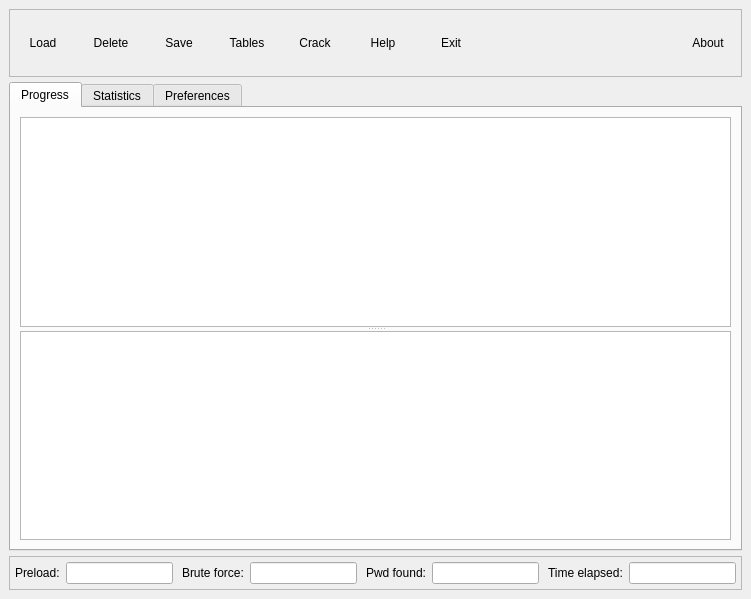
<ui version="4.0" >
 <class>OphcrackGUI</class>
 <widget class="QMainWindow" name="OphcrackGUI" >
  <property name="geometry" >
   <rect>
    <x>0</x>
    <y>0</y>
    <width>751</width>
    <height>599</height>
   </rect>
  </property>
  <property name="windowTitle" >
   <string>ophcrack</string>
  </property>
  <property name="windowIcon" >
   <iconset resource="gui.qrc" >
    <normaloff>:/icons/pixmaps/os_icon.png</normaloff>:/icons/pixmaps/os_icon.png</iconset>
  </property>
  <widget class="QWidget" name="centralwidget" >
   <layout class="QVBoxLayout" >
    <item>
     <layout class="QVBoxLayout" >
      <property name="spacing" >
       <number>5</number>
      </property>
      <item>
       <widget class="QFrame" name="frame" >
        <property name="frameShape" >
         <enum>QFrame::StyledPanel</enum>
        </property>
        <property name="frameShadow" >
         <enum>QFrame::Raised</enum>
        </property>
        <layout class="QHBoxLayout" >
         <property name="margin" >
          <number>2</number>
         </property>
         <item>
          <layout class="QHBoxLayout" >
           <item>
            <widget class="QToolButton" name="loadButton" >
             <property name="sizePolicy" >
              <sizepolicy vsizetype="Fixed" hsizetype="Fixed" >
               <horstretch>0</horstretch>
               <verstretch>0</verstretch>
              </sizepolicy>
             </property>
             <property name="minimumSize" >
              <size>
               <width>62</width>
               <height>62</height>
              </size>
             </property>
             <property name="maximumSize" >
              <size>
               <width>62</width>
               <height>62</height>
              </size>
             </property>
             <property name="text" >
              <string>Load</string>
             </property>
             <property name="icon" >
              <iconset resource="gui.qrc" >
               <normaloff>:/icons/pixmaps/load.png</normaloff>:/icons/pixmaps/load.png</iconset>
             </property>
             <property name="iconSize" >
              <size>
               <width>30</width>
               <height>30</height>
              </size>
             </property>
             <property name="popupMode" >
              <enum>QToolButton::InstantPopup</enum>
             </property>
             <property name="toolButtonStyle" >
              <enum>Qt::ToolButtonTextUnderIcon</enum>
             </property>
             <property name="autoRaise" >
              <bool>true</bool>
             </property>
            </widget>
           </item>
           <item>
            <widget class="QToolButton" name="deleteButton" >
             <property name="sizePolicy" >
              <sizepolicy vsizetype="Fixed" hsizetype="Fixed" >
               <horstretch>0</horstretch>
               <verstretch>0</verstretch>
              </sizepolicy>
             </property>
             <property name="minimumSize" >
              <size>
               <width>62</width>
               <height>62</height>
              </size>
             </property>
             <property name="maximumSize" >
              <size>
               <width>62</width>
               <height>62</height>
              </size>
             </property>
             <property name="text" >
              <string>Delete</string>
             </property>
             <property name="icon" >
              <iconset resource="gui.qrc" >
               <normaloff>:/icons/pixmaps/delete.png</normaloff>:/icons/pixmaps/delete.png</iconset>
             </property>
             <property name="iconSize" >
              <size>
               <width>30</width>
               <height>30</height>
              </size>
             </property>
             <property name="popupMode" >
              <enum>QToolButton::InstantPopup</enum>
             </property>
             <property name="toolButtonStyle" >
              <enum>Qt::ToolButtonTextUnderIcon</enum>
             </property>
             <property name="autoRaise" >
              <bool>true</bool>
             </property>
            </widget>
           </item>
           <item>
            <widget class="QToolButton" name="saveButton" >
             <property name="minimumSize" >
              <size>
               <width>62</width>
               <height>62</height>
              </size>
             </property>
             <property name="maximumSize" >
              <size>
               <width>62</width>
               <height>62</height>
              </size>
             </property>
             <property name="text" >
              <string>Save</string>
             </property>
             <property name="icon" >
              <iconset resource="gui.qrc" >
               <normaloff>:/icons/pixmaps/save.png</normaloff>:/icons/pixmaps/save.png</iconset>
             </property>
             <property name="iconSize" >
              <size>
               <width>30</width>
               <height>30</height>
              </size>
             </property>
             <property name="popupMode" >
              <enum>QToolButton::InstantPopup</enum>
             </property>
             <property name="toolButtonStyle" >
              <enum>Qt::ToolButtonTextUnderIcon</enum>
             </property>
             <property name="autoRaise" >
              <bool>true</bool>
             </property>
            </widget>
           </item>
           <item>
            <widget class="QToolButton" name="tableButton" >
             <property name="sizePolicy" >
              <sizepolicy vsizetype="Fixed" hsizetype="Fixed" >
               <horstretch>0</horstretch>
               <verstretch>0</verstretch>
              </sizepolicy>
             </property>
             <property name="minimumSize" >
              <size>
               <width>62</width>
               <height>62</height>
              </size>
             </property>
             <property name="maximumSize" >
              <size>
               <width>62</width>
               <height>62</height>
              </size>
             </property>
             <property name="text" >
              <string>Tables</string>
             </property>
             <property name="icon" >
              <iconset resource="gui.qrc" >
               <normaloff>:/icons/pixmaps/tables.png</normaloff>:/icons/pixmaps/tables.png</iconset>
             </property>
             <property name="iconSize" >
              <size>
               <width>30</width>
               <height>30</height>
              </size>
             </property>
             <property name="toolButtonStyle" >
              <enum>Qt::ToolButtonTextUnderIcon</enum>
             </property>
             <property name="autoRaise" >
              <bool>true</bool>
             </property>
            </widget>
           </item>
           <item>
            <widget class="QToolButton" name="crackButton" >
             <property name="sizePolicy" >
              <sizepolicy vsizetype="Fixed" hsizetype="Fixed" >
               <horstretch>0</horstretch>
               <verstretch>0</verstretch>
              </sizepolicy>
             </property>
             <property name="minimumSize" >
              <size>
               <width>62</width>
               <height>62</height>
              </size>
             </property>
             <property name="maximumSize" >
              <size>
               <width>62</width>
               <height>62</height>
              </size>
             </property>
             <property name="text" >
              <string>Crack</string>
             </property>
             <property name="icon" >
              <iconset resource="gui.qrc" >
               <normaloff>:/icons/pixmaps/crack.png</normaloff>:/icons/pixmaps/crack.png</iconset>
             </property>
             <property name="iconSize" >
              <size>
               <width>30</width>
               <height>30</height>
              </size>
             </property>
             <property name="toolButtonStyle" >
              <enum>Qt::ToolButtonTextUnderIcon</enum>
             </property>
             <property name="autoRaise" >
              <bool>true</bool>
             </property>
            </widget>
           </item>
           <item>
            <widget class="QToolButton" name="helpButton" >
             <property name="sizePolicy" >
              <sizepolicy vsizetype="Fixed" hsizetype="Fixed" >
               <horstretch>0</horstretch>
               <verstretch>0</verstretch>
              </sizepolicy>
             </property>
             <property name="minimumSize" >
              <size>
               <width>62</width>
               <height>62</height>
              </size>
             </property>
             <property name="maximumSize" >
              <size>
               <width>62</width>
               <height>62</height>
              </size>
             </property>
             <property name="text" >
              <string>Help</string>
             </property>
             <property name="icon" >
              <iconset resource="gui.qrc" >
               <normaloff>:/icons/pixmaps/help.png</normaloff>:/icons/pixmaps/help.png</iconset>
             </property>
             <property name="iconSize" >
              <size>
               <width>30</width>
               <height>30</height>
              </size>
             </property>
             <property name="toolButtonStyle" >
              <enum>Qt::ToolButtonTextUnderIcon</enum>
             </property>
             <property name="autoRaise" >
              <bool>true</bool>
             </property>
            </widget>
           </item>
           <item>
            <widget class="QToolButton" name="exitButton" >
             <property name="minimumSize" >
              <size>
               <width>62</width>
               <height>62</height>
              </size>
             </property>
             <property name="maximumSize" >
              <size>
               <width>62</width>
               <height>62</height>
              </size>
             </property>
             <property name="text" >
              <string>Exit</string>
             </property>
             <property name="icon" >
              <iconset resource="gui.qrc" >
               <normaloff>:/icons/pixmaps/exit.png</normaloff>:/icons/pixmaps/exit.png</iconset>
             </property>
             <property name="iconSize" >
              <size>
               <width>30</width>
               <height>30</height>
              </size>
             </property>
             <property name="toolButtonStyle" >
              <enum>Qt::ToolButtonTextUnderIcon</enum>
             </property>
             <property name="autoRaise" >
              <bool>true</bool>
             </property>
            </widget>
           </item>
           <item>
            <spacer>
             <property name="orientation" >
              <enum>Qt::Horizontal</enum>
             </property>
             <property name="sizeHint" stdset="0" >
              <size>
               <width>171</width>
               <height>20</height>
              </size>
             </property>
            </spacer>
           </item>
           <item>
            <widget class="QToolButton" name="aboutButton" >
             <property name="sizePolicy" >
              <sizepolicy vsizetype="Fixed" hsizetype="Fixed" >
               <horstretch>0</horstretch>
               <verstretch>0</verstretch>
              </sizepolicy>
             </property>
             <property name="minimumSize" >
              <size>
               <width>62</width>
               <height>62</height>
              </size>
             </property>
             <property name="maximumSize" >
              <size>
               <width>62</width>
               <height>62</height>
              </size>
             </property>
             <property name="text" >
              <string>About</string>
             </property>
             <property name="icon" >
              <iconset resource="gui.qrc" >
               <normaloff>:/icons/pixmaps/os_small.png</normaloff>:/icons/pixmaps/os_small.png</iconset>
             </property>
             <property name="iconSize" >
              <size>
               <width>33</width>
               <height>30</height>
              </size>
             </property>
             <property name="toolButtonStyle" >
              <enum>Qt::ToolButtonTextUnderIcon</enum>
             </property>
             <property name="autoRaise" >
              <bool>true</bool>
             </property>
            </widget>
           </item>
          </layout>
         </item>
        </layout>
       </widget>
      </item>
      <item>
       <widget class="QTabWidget" name="tabWidget" >
        <property name="sizePolicy" >
         <sizepolicy vsizetype="Expanding" hsizetype="Expanding" >
          <horstretch>0</horstretch>
          <verstretch>0</verstretch>
         </sizepolicy>
        </property>
        <property name="currentIndex" >
         <number>0</number>
        </property>
        <widget class="QWidget" name="tab" >
         <attribute name="title" >
          <string>Progress</string>
         </attribute>
         <layout class="QVBoxLayout" >
          <item>
           <widget class="QSplitter" name="splitter" >
            <property name="orientation" >
             <enum>Qt::Vertical</enum>
            </property>
            <widget class="HashView" name="hashView" >
             <property name="editTriggers" >
              <set>QAbstractItemView::NoEditTriggers</set>
             </property>
             <property name="alternatingRowColors" >
              <bool>true</bool>
             </property>
             <property name="selectionMode" >
              <enum>QAbstractItemView::ExtendedSelection</enum>
             </property>
             <property name="rootIsDecorated" >
              <bool>false</bool>
             </property>
             <property name="sortingEnabled" >
              <bool>true</bool>
             </property>
            </widget>
            <widget class="QTreeView" name="tableView" >
             <property name="editTriggers" >
              <set>QAbstractItemView::NoEditTriggers</set>
             </property>
             <property name="selectionMode" >
              <enum>QAbstractItemView::NoSelection</enum>
             </property>
             <property name="animated" >
              <bool>true</bool>
             </property>
            </widget>
           </widget>
          </item>
         </layout>
        </widget>
        <widget class="QWidget" name="tab_2" >
         <attribute name="title" >
          <string>Statistics</string>
         </attribute>
         <layout class="QVBoxLayout" >
          <item>
           <layout class="QHBoxLayout" >
            <item>
             <widget class="QGroupBox" name="groupBox" >
              <property name="title" >
               <string>General</string>
              </property>
              <layout class="QGridLayout" >
               <item row="0" column="0" >
                <widget class="QLabel" name="label" >
                 <property name="text" >
                  <string>Number of hash/redux:</string>
                 </property>
                </widget>
               </item>
               <item row="0" column="1" >
                <widget class="QLineEdit" name="hreduxField" >
                 <property name="sizePolicy" >
                  <sizepolicy vsizetype="Fixed" hsizetype="Expanding" >
                   <horstretch>0</horstretch>
                   <verstretch>0</verstretch>
                  </sizepolicy>
                 </property>
                 <property name="minimumSize" >
                  <size>
                   <width>0</width>
                   <height>0</height>
                  </size>
                 </property>
                 <property name="alignment" >
                  <set>Qt::AlignLeading|Qt::AlignLeft|Qt::AlignVCenter</set>
                 </property>
                 <property name="readOnly" >
                  <bool>true</bool>
                 </property>
                </widget>
               </item>
               <item row="1" column="0" >
                <widget class="QLabel" name="label_5" >
                 <property name="text" >
                  <string>Number of fseek:</string>
                 </property>
                </widget>
               </item>
               <item row="1" column="1" >
                <widget class="QLineEdit" name="fseekField" >
                 <property name="sizePolicy" >
                  <sizepolicy vsizetype="Fixed" hsizetype="Expanding" >
                   <horstretch>0</horstretch>
                   <verstretch>0</verstretch>
                  </sizepolicy>
                 </property>
                 <property name="minimumSize" >
                  <size>
                   <width>0</width>
                   <height>0</height>
                  </size>
                 </property>
                 <property name="alignment" >
                  <set>Qt::AlignLeading|Qt::AlignLeft|Qt::AlignVCenter</set>
                 </property>
                 <property name="readOnly" >
                  <bool>true</bool>
                 </property>
                </widget>
               </item>
               <item row="2" column="0" >
                <widget class="QLabel" name="label_9" >
                 <property name="text" >
                  <string>Number of false alarms:</string>
                 </property>
                </widget>
               </item>
               <item row="2" column="1" >
                <widget class="QLineEdit" name="falarmField" >
                 <property name="sizePolicy" >
                  <sizepolicy vsizetype="Fixed" hsizetype="Expanding" >
                   <horstretch>0</horstretch>
                   <verstretch>0</verstretch>
                  </sizepolicy>
                 </property>
                 <property name="minimumSize" >
                  <size>
                   <width>0</width>
                   <height>0</height>
                  </size>
                 </property>
                 <property name="alignment" >
                  <set>Qt::AlignLeading|Qt::AlignLeft|Qt::AlignVCenter</set>
                 </property>
                 <property name="readOnly" >
                  <bool>true</bool>
                 </property>
                </widget>
               </item>
               <item row="3" column="0" >
                <widget class="QLabel" name="label_10" >
                 <property name="text" >
                  <string>Num. hash/redux per false alarm:   </string>
                 </property>
                </widget>
               </item>
               <item row="3" column="1" >
                <widget class="QLineEdit" name="falarm2Field" >
                 <property name="sizePolicy" >
                  <sizepolicy vsizetype="Fixed" hsizetype="Expanding" >
                   <horstretch>0</horstretch>
                   <verstretch>0</verstretch>
                  </sizepolicy>
                 </property>
                 <property name="minimumSize" >
                  <size>
                   <width>0</width>
                   <height>0</height>
                  </size>
                 </property>
                 <property name="alignment" >
                  <set>Qt::AlignLeading|Qt::AlignLeft|Qt::AlignVCenter</set>
                 </property>
                 <property name="readOnly" >
                  <bool>true</bool>
                 </property>
                </widget>
               </item>
               <item row="4" column="0" >
                <widget class="QLabel" name="label_11" >
                 <property name="text" >
                  <string>Num. of matches in tables:</string>
                 </property>
                </widget>
               </item>
               <item row="4" column="1" >
                <widget class="QLineEdit" name="pwdField" >
                 <property name="sizePolicy" >
                  <sizepolicy vsizetype="Fixed" hsizetype="Expanding" >
                   <horstretch>0</horstretch>
                   <verstretch>0</verstretch>
                  </sizepolicy>
                 </property>
                 <property name="minimumSize" >
                  <size>
                   <width>0</width>
                   <height>0</height>
                  </size>
                 </property>
                 <property name="alignment" >
                  <set>Qt::AlignLeading|Qt::AlignLeft|Qt::AlignVCenter</set>
                 </property>
                 <property name="readOnly" >
                  <bool>true</bool>
                 </property>
                </widget>
               </item>
               <item row="5" column="0" >
                <widget class="QLabel" name="label_12" >
                 <property name="text" >
                  <string>Num. of matches in brute force:</string>
                 </property>
                </widget>
               </item>
               <item row="5" column="1" >
                <widget class="QLineEdit" name="bforceField" >
                 <property name="sizePolicy" >
                  <sizepolicy vsizetype="Fixed" hsizetype="Expanding" >
                   <horstretch>0</horstretch>
                   <verstretch>0</verstretch>
                  </sizepolicy>
                 </property>
                 <property name="minimumSize" >
                  <size>
                   <width>0</width>
                   <height>0</height>
                  </size>
                 </property>
                 <property name="alignment" >
                  <set>Qt::AlignLeading|Qt::AlignLeft|Qt::AlignVCenter</set>
                 </property>
                 <property name="readOnly" >
                  <bool>true</bool>
                 </property>
                </widget>
               </item>
              </layout>
             </widget>
            </item>
            <item>
             <widget class="QGroupBox" name="groupBox_2" >
              <property name="title" >
               <string>Details</string>
              </property>
              <layout class="QGridLayout" >
               <item row="0" column="0" >
                <widget class="QLabel" name="label_2" >
                 <property name="text" >
                  <string>Number of prefixes found:</string>
                 </property>
                </widget>
               </item>
               <item row="0" column="1" >
                <widget class="QLineEdit" name="prefixField" >
                 <property name="alignment" >
                  <set>Qt::AlignLeading|Qt::AlignLeft|Qt::AlignVCenter</set>
                 </property>
                 <property name="readOnly" >
                  <bool>true</bool>
                 </property>
                </widget>
               </item>
               <item row="1" column="0" >
                <widget class="QLabel" name="label_3" >
                 <property name="text" >
                  <string>Number of postfixes found:   </string>
                 </property>
                </widget>
               </item>
               <item row="1" column="1" >
                <widget class="QLineEdit" name="postfixField" >
                 <property name="alignment" >
                  <set>Qt::AlignLeading|Qt::AlignLeft|Qt::AlignVCenter</set>
                 </property>
                 <property name="readOnly" >
                  <bool>true</bool>
                 </property>
                </widget>
               </item>
               <item row="2" column="0" >
                <widget class="QLabel" name="label_4" >
                 <property name="text" >
                  <string>Number of start found:</string>
                 </property>
                </widget>
               </item>
               <item row="2" column="1" >
                <widget class="QLineEdit" name="startField" >
                 <property name="alignment" >
                  <set>Qt::AlignLeading|Qt::AlignLeft|Qt::AlignVCenter</set>
                 </property>
                 <property name="readOnly" >
                  <bool>true</bool>
                 </property>
                </widget>
               </item>
               <item row="3" column="0" >
                <widget class="QLabel" name="label_6" >
                 <property name="text" >
                  <string>Number of fseek in .index:</string>
                 </property>
                </widget>
               </item>
               <item row="3" column="1" >
                <widget class="QLineEdit" name="idxField" >
                 <property name="alignment" >
                  <set>Qt::AlignLeading|Qt::AlignLeft|Qt::AlignVCenter</set>
                 </property>
                 <property name="readOnly" >
                  <bool>true</bool>
                 </property>
                </widget>
               </item>
               <item row="4" column="0" >
                <widget class="QLabel" name="label_7" >
                 <property name="text" >
                  <string>Number of fseek in .bin:</string>
                 </property>
                </widget>
               </item>
               <item row="4" column="1" >
                <widget class="QLineEdit" name="endField" >
                 <property name="alignment" >
                  <set>Qt::AlignLeading|Qt::AlignLeft|Qt::AlignVCenter</set>
                 </property>
                 <property name="readOnly" >
                  <bool>true</bool>
                 </property>
                </widget>
               </item>
               <item row="5" column="0" >
                <widget class="QLabel" name="label_8" >
                 <property name="text" >
                  <string>Number of fseek in .start:</string>
                 </property>
                </widget>
               </item>
               <item row="5" column="1" >
                <widget class="QLineEdit" name="srtField" >
                 <property name="alignment" >
                  <set>Qt::AlignLeading|Qt::AlignLeft|Qt::AlignVCenter</set>
                 </property>
                 <property name="readOnly" >
                  <bool>true</bool>
                 </property>
                </widget>
               </item>
              </layout>
             </widget>
            </item>
           </layout>
          </item>
          <item>
           <layout class="QHBoxLayout" >
            <item>
             <widget class="QPushButton" name="resetButton" >
              <property name="text" >
               <string>Reset</string>
              </property>
             </widget>
            </item>
            <item>
             <widget class="QPushButton" name="graphButton" >
              <property name="text" >
               <string>Display graphs</string>
              </property>
             </widget>
            </item>
            <item>
             <spacer>
              <property name="orientation" >
               <enum>Qt::Horizontal</enum>
              </property>
              <property name="sizeHint" stdset="0" >
               <size>
                <width>40</width>
                <height>20</height>
               </size>
              </property>
             </spacer>
            </item>
           </layout>
          </item>
          <item>
           <spacer>
            <property name="orientation" >
             <enum>Qt::Vertical</enum>
            </property>
            <property name="sizeHint" stdset="0" >
             <size>
              <width>20</width>
              <height>40</height>
             </size>
            </property>
           </spacer>
          </item>
         </layout>
        </widget>
        <widget class="QWidget" name="tab_3" >
         <attribute name="title" >
          <string>Preferences</string>
         </attribute>
         <layout class="QVBoxLayout" name="verticalLayout" >
          <item>
           <layout class="QGridLayout" name="gridLayout" >
            <item row="0" column="0" >
             <widget class="QLabel" name="label_18" >
              <property name="text" >
               <string>Number of threads:</string>
              </property>
             </widget>
            </item>
            <item row="0" column="2" colspan="2" >
             <widget class="QSlider" name="threadSlider" >
              <property name="sizePolicy" >
               <sizepolicy vsizetype="Fixed" hsizetype="Preferred" >
                <horstretch>0</horstretch>
                <verstretch>0</verstretch>
               </sizepolicy>
              </property>
              <property name="minimum" >
               <number>1</number>
              </property>
              <property name="maximum" >
               <number>10</number>
              </property>
              <property name="pageStep" >
               <number>2</number>
              </property>
              <property name="sliderPosition" >
               <number>2</number>
              </property>
              <property name="orientation" >
               <enum>Qt::Horizontal</enum>
              </property>
              <property name="tickPosition" >
               <enum>QSlider::TicksBelow</enum>
              </property>
              <property name="tickInterval" >
               <number>1</number>
              </property>
             </widget>
            </item>
            <item row="0" column="4" >
             <widget class="QLabel" name="threadLabel" >
              <property name="text" >
               <string>auto (restart required)   </string>
              </property>
             </widget>
            </item>
            <item row="1" column="0" >
             <widget class="QLabel" name="label_20" >
              <property name="text" >
               <string>Number of hash/redux per task:</string>
              </property>
             </widget>
            </item>
            <item row="1" column="2" colspan="2" >
             <widget class="QSlider" name="hreduxSlider" >
              <property name="sizePolicy" >
               <sizepolicy vsizetype="Fixed" hsizetype="Preferred" >
                <horstretch>0</horstretch>
                <verstretch>0</verstretch>
               </sizepolicy>
              </property>
              <property name="minimum" >
               <number>1</number>
              </property>
              <property name="maximum" >
               <number>20</number>
              </property>
              <property name="singleStep" >
               <number>1</number>
              </property>
              <property name="pageStep" >
               <number>2</number>
              </property>
              <property name="value" >
               <number>1</number>
              </property>
              <property name="orientation" >
               <enum>Qt::Horizontal</enum>
              </property>
              <property name="tickPosition" >
               <enum>QSlider::TicksBelow</enum>
              </property>
              <property name="tickInterval" >
               <number>1</number>
              </property>
             </widget>
            </item>
            <item row="1" column="4" >
             <widget class="QLabel" name="hreduxLabel" >
              <property name="text" >
               <string>10000</string>
              </property>
             </widget>
            </item>
            <item row="2" column="0" >
             <widget class="QLabel" name="label_19" >
              <property name="text" >
               <string>Max length of the disk queue:</string>
              </property>
             </widget>
            </item>
            <item row="2" column="2" colspan="2" >
             <widget class="QSlider" name="queueSlider" >
              <property name="sizePolicy" >
               <sizepolicy vsizetype="Fixed" hsizetype="Preferred" >
                <horstretch>0</horstretch>
                <verstretch>0</verstretch>
               </sizepolicy>
              </property>
              <property name="minimum" >
               <number>1</number>
              </property>
              <property name="maximum" >
               <number>10</number>
              </property>
              <property name="singleStep" >
               <number>1</number>
              </property>
              <property name="pageStep" >
               <number>2</number>
              </property>
              <property name="value" >
               <number>10</number>
              </property>
              <property name="orientation" >
               <enum>Qt::Horizontal</enum>
              </property>
              <property name="tickPosition" >
               <enum>QSlider::TicksBelow</enum>
              </property>
              <property name="tickInterval" >
               <number>1</number>
              </property>
             </widget>
            </item>
            <item row="2" column="4" >
             <widget class="QLabel" name="queueLabel" >
              <property name="text" >
               <string>1000</string>
              </property>
             </widget>
            </item>
            <item row="3" column="0" >
             <widget class="QLabel" name="label_21" >
              <property name="text" >
               <string>Brute force:</string>
              </property>
             </widget>
            </item>
            <item row="3" column="2" colspan="2" >
             <widget class="QComboBox" name="bforceBox" >
              <property name="sizePolicy" >
               <sizepolicy vsizetype="Fixed" hsizetype="Preferred" >
                <horstretch>0</horstretch>
                <verstretch>0</verstretch>
               </sizepolicy>
              </property>
              <item>
               <property name="text" >
                <string>no</string>
               </property>
              </item>
              <item>
               <property name="text" >
                <string>yes</string>
               </property>
              </item>
             </widget>
            </item>
            <item row="4" column="0" >
             <widget class="QLabel" name="label_15" >
              <property name="text" >
               <string>Session file:</string>
              </property>
             </widget>
            </item>
            <item row="4" column="1" >
             <widget class="QCheckBox" name="sessBox" >
              <property name="enabled" >
               <bool>false</bool>
              </property>
              <property name="text" >
               <string/>
              </property>
             </widget>
            </item>
            <item row="4" column="2" >
             <widget class="QLineEdit" name="sessEdit" >
              <property name="enabled" >
               <bool>false</bool>
              </property>
              <property name="readOnly" >
               <bool>true</bool>
              </property>
             </widget>
            </item>
            <item row="4" column="3" >
             <widget class="QPushButton" name="sessButton" >
              <property name="text" >
               <string>Choose</string>
              </property>
             </widget>
            </item>
            <item row="4" column="4" >
             <spacer>
              <property name="orientation" >
               <enum>Qt::Horizontal</enum>
              </property>
              <property name="sizeType" >
               <enum>QSizePolicy::Preferred</enum>
              </property>
              <property name="sizeHint" stdset="0" >
               <size>
                <width>197</width>
                <height>25</height>
               </size>
              </property>
             </spacer>
            </item>
            <item row="5" column="0" >
             <widget class="QLabel" name="label_22" >
              <property name="text" >
               <string>Hide usernames:</string>
              </property>
             </widget>
            </item>
            <item row="5" column="2" colspan="2" >
             <widget class="QComboBox" name="hideUnameBox" >
              <property name="sizePolicy" >
               <sizepolicy vsizetype="Fixed" hsizetype="Preferred" >
                <horstretch>0</horstretch>
                <verstretch>0</verstretch>
               </sizepolicy>
              </property>
              <item>
               <property name="text" >
                <string>no</string>
               </property>
              </item>
              <item>
               <property name="text" >
                <string>yes</string>
               </property>
              </item>
             </widget>
            </item>
            <item row="6" column="0" >
             <widget class="QLabel" name="label_23" >
              <property name="text" >
               <string>Audit mode: </string>
              </property>
             </widget>
            </item>
            <item row="6" column="2" colspan="2" >
             <widget class="QComboBox" name="auditModeBox" >
              <property name="sizePolicy" >
               <sizepolicy vsizetype="Fixed" hsizetype="Preferred" >
                <horstretch>0</horstretch>
                <verstretch>0</verstretch>
               </sizepolicy>
              </property>
              <item>
               <property name="text" >
                <string>no</string>
               </property>
              </item>
              <item>
               <property name="text" >
                <string>yes</string>
               </property>
              </item>
             </widget>
            </item>
           </layout>
          </item>
          <item>
           <spacer>
            <property name="orientation" >
             <enum>Qt::Vertical</enum>
            </property>
            <property name="sizeType" >
             <enum>QSizePolicy::Fixed</enum>
            </property>
            <property name="sizeHint" stdset="0" >
             <size>
              <width>20</width>
              <height>16</height>
             </size>
            </property>
           </spacer>
          </item>
          <item>
           <layout class="QHBoxLayout" >
            <item>
             <widget class="QPushButton" name="defaultButton" >
              <property name="text" >
               <string>Default</string>
              </property>
             </widget>
            </item>
            <item>
             <spacer>
              <property name="orientation" >
               <enum>Qt::Horizontal</enum>
              </property>
              <property name="sizeHint" stdset="0" >
               <size>
                <width>451</width>
                <height>21</height>
               </size>
              </property>
             </spacer>
            </item>
           </layout>
          </item>
          <item>
           <spacer>
            <property name="orientation" >
             <enum>Qt::Vertical</enum>
            </property>
            <property name="sizeHint" stdset="0" >
             <size>
              <width>706</width>
              <height>120</height>
             </size>
            </property>
           </spacer>
          </item>
         </layout>
        </widget>
       </widget>
      </item>
      <item>
       <widget class="QFrame" name="frame_2" >
        <property name="frameShape" >
         <enum>QFrame::StyledPanel</enum>
        </property>
        <property name="frameShadow" >
         <enum>QFrame::Raised</enum>
        </property>
        <property name="midLineWidth" >
         <number>0</number>
        </property>
        <layout class="QHBoxLayout" >
         <property name="spacing" >
          <number>-1</number>
         </property>
         <property name="margin" >
          <number>5</number>
         </property>
         <item>
          <widget class="QLabel" name="label_13" >
           <property name="sizePolicy" >
            <sizepolicy vsizetype="Preferred" hsizetype="Fixed" >
             <horstretch>0</horstretch>
             <verstretch>0</verstretch>
            </sizepolicy>
           </property>
           <property name="text" >
            <string>Preload:</string>
           </property>
          </widget>
         </item>
         <item>
          <widget class="QLineEdit" name="preloadEdit" >
           <property name="sizePolicy" >
            <sizepolicy vsizetype="Fixed" hsizetype="Preferred" >
             <horstretch>0</horstretch>
             <verstretch>0</verstretch>
            </sizepolicy>
           </property>
           <property name="text" >
            <string/>
           </property>
           <property name="echoMode" >
            <enum>QLineEdit::Normal</enum>
           </property>
           <property name="alignment" >
            <set>Qt::AlignCenter</set>
           </property>
           <property name="readOnly" >
            <bool>true</bool>
           </property>
          </widget>
         </item>
         <item>
          <spacer>
           <property name="orientation" >
            <enum>Qt::Horizontal</enum>
           </property>
           <property name="sizeType" >
            <enum>QSizePolicy::MinimumExpanding</enum>
           </property>
           <property name="sizeHint" stdset="0" >
            <size>
             <width>3</width>
             <height>20</height>
            </size>
           </property>
          </spacer>
         </item>
         <item>
          <widget class="QLabel" name="label_14" >
           <property name="sizePolicy" >
            <sizepolicy vsizetype="Preferred" hsizetype="Fixed" >
             <horstretch>0</horstretch>
             <verstretch>0</verstretch>
            </sizepolicy>
           </property>
           <property name="text" >
            <string>Brute force:</string>
           </property>
          </widget>
         </item>
         <item>
          <widget class="QLineEdit" name="bforceEdit" >
           <property name="sizePolicy" >
            <sizepolicy vsizetype="Fixed" hsizetype="Preferred" >
             <horstretch>0</horstretch>
             <verstretch>0</verstretch>
            </sizepolicy>
           </property>
           <property name="text" >
            <string/>
           </property>
           <property name="alignment" >
            <set>Qt::AlignCenter</set>
           </property>
           <property name="readOnly" >
            <bool>true</bool>
           </property>
          </widget>
         </item>
         <item>
          <spacer>
           <property name="orientation" >
            <enum>Qt::Horizontal</enum>
           </property>
           <property name="sizeType" >
            <enum>QSizePolicy::MinimumExpanding</enum>
           </property>
           <property name="sizeHint" stdset="0" >
            <size>
             <width>3</width>
             <height>20</height>
            </size>
           </property>
          </spacer>
         </item>
         <item>
          <widget class="QLabel" name="label_16" >
           <property name="sizePolicy" >
            <sizepolicy vsizetype="Preferred" hsizetype="Fixed" >
             <horstretch>0</horstretch>
             <verstretch>0</verstretch>
            </sizepolicy>
           </property>
           <property name="text" >
            <string>Pwd found:</string>
           </property>
          </widget>
         </item>
         <item>
          <widget class="QLineEdit" name="pwdEdit" >
           <property name="sizePolicy" >
            <sizepolicy vsizetype="Fixed" hsizetype="Preferred" >
             <horstretch>0</horstretch>
             <verstretch>0</verstretch>
            </sizepolicy>
           </property>
           <property name="text" >
            <string/>
           </property>
           <property name="alignment" >
            <set>Qt::AlignCenter</set>
           </property>
           <property name="readOnly" >
            <bool>true</bool>
           </property>
          </widget>
         </item>
         <item>
          <spacer>
           <property name="orientation" >
            <enum>Qt::Horizontal</enum>
           </property>
           <property name="sizeType" >
            <enum>QSizePolicy::MinimumExpanding</enum>
           </property>
           <property name="sizeHint" stdset="0" >
            <size>
             <width>3</width>
             <height>20</height>
            </size>
           </property>
          </spacer>
         </item>
         <item>
          <widget class="QLabel" name="label_17" >
           <property name="sizePolicy" >
            <sizepolicy vsizetype="Preferred" hsizetype="Fixed" >
             <horstretch>0</horstretch>
             <verstretch>0</verstretch>
            </sizepolicy>
           </property>
           <property name="text" >
            <string>Time elapsed:</string>
           </property>
          </widget>
         </item>
         <item>
          <widget class="QLineEdit" name="timeEdit" >
           <property name="sizePolicy" >
            <sizepolicy vsizetype="Fixed" hsizetype="Preferred" >
             <horstretch>0</horstretch>
             <verstretch>0</verstretch>
            </sizepolicy>
           </property>
           <property name="text" >
            <string/>
           </property>
           <property name="alignment" >
            <set>Qt::AlignCenter</set>
           </property>
           <property name="readOnly" >
            <bool>true</bool>
           </property>
          </widget>
         </item>
        </layout>
       </widget>
      </item>
     </layout>
    </item>
   </layout>
  </widget>
 </widget>
 <customwidgets>
  <customwidget>
   <class>HashView</class>
   <extends>QTreeView</extends>
   <header>hashview.h</header>
  </customwidget>
 </customwidgets>
 <resources>
  <include location="gui.qrc" />
 </resources>
 <connections>
  <connection>
   <sender>exitButton</sender>
   <signal>clicked()</signal>
   <receiver>OphcrackGUI</receiver>
   <slot>close()</slot>
   <hints>
    <hint type="sourcelabel" >
     <x>456</x>
     <y>45</y>
    </hint>
    <hint type="destinationlabel" >
     <x>476</x>
     <y>4</y>
    </hint>
   </hints>
  </connection>
 </connections>
</ui>
